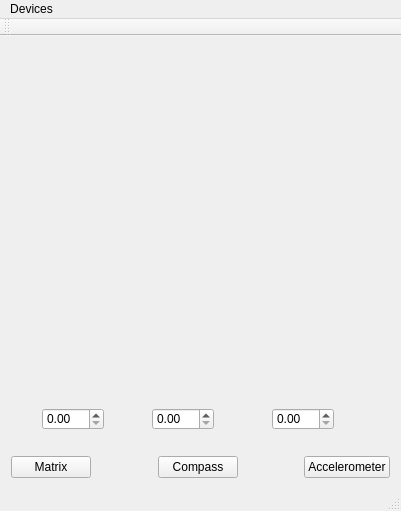
<?xml version="1.0" encoding="UTF-8"?>
<ui version="4.0">
 <class>MainWindowClass</class>
 <widget class="QMainWindow" name="MainWindowClass">
  <property name="geometry">
   <rect>
    <x>0</x>
    <y>0</y>
    <width>401</width>
    <height>511</height>
   </rect>
  </property>
  <property name="windowTitle">
   <string>Micro:bit Controller</string>
  </property>
  <widget class="QWidget" name="centralWidget">
   <layout class="QVBoxLayout" name="verticalLayout_2">
    <item>
     <widget class="QStackedWidget" name="stackedWidget">
      <property name="currentIndex">
       <number>2</number>
      </property>
      <widget class="QWidget" name="matrixPage">
       <layout class="QGridLayout" name="gridLayout">
        <item row="0" column="0">
         <widget class="Matrix" name="matrixWidget" native="true"/>
        </item>
       </layout>
      </widget>
      <widget class="QWidget" name="compassPage">
       <layout class="QVBoxLayout" name="verticalLayout">
        <item>
         <widget class="Compass" name="compassWidget" native="true">
          <widget class="QSlider" name="compassSlider">
           <property name="geometry">
            <rect>
             <x>100</x>
             <y>40</y>
             <width>160</width>
             <height>22</height>
            </rect>
           </property>
           <property name="maximum">
            <number>360</number>
           </property>
           <property name="orientation">
            <enum>Qt::Horizontal</enum>
           </property>
          </widget>
         </widget>
        </item>
       </layout>
      </widget>
      <widget class="QWidget" name="accelerometerPage">
       <layout class="QGridLayout" name="gridLayout_4">
        <item row="0" column="0">
         <widget class="Accelerometer" name="accelerometerWidget" native="true">
          <widget class="QDoubleSpinBox" name="doubleSpinBox">
           <property name="geometry">
            <rect>
             <x>20</x>
             <y>350</y>
             <width>62</width>
             <height>22</height>
            </rect>
           </property>
           <property name="maximum">
            <double>300.000000000000000</double>
           </property>
          </widget>
          <widget class="QDoubleSpinBox" name="doubleSpinBox_2">
           <property name="geometry">
            <rect>
             <x>130</x>
             <y>350</y>
             <width>62</width>
             <height>22</height>
            </rect>
           </property>
           <property name="maximum">
            <double>300.000000000000000</double>
           </property>
          </widget>
          <widget class="QDoubleSpinBox" name="doubleSpinBox_3">
           <property name="geometry">
            <rect>
             <x>250</x>
             <y>350</y>
             <width>62</width>
             <height>22</height>
            </rect>
           </property>
           <property name="maximum">
            <double>300.000000000000000</double>
           </property>
          </widget>
         </widget>
        </item>
       </layout>
      </widget>
     </widget>
    </item>
    <item>
     <layout class="QHBoxLayout" name="horizontalLayout">
      <item>
       <widget class="QPushButton" name="matrixButton">
        <property name="text">
         <string>Matrix</string>
        </property>
       </widget>
      </item>
      <item>
       <spacer name="horizontalSpacer">
        <property name="orientation">
         <enum>Qt::Horizontal</enum>
        </property>
        <property name="sizeHint" stdset="0">
         <size>
          <width>40</width>
          <height>20</height>
         </size>
        </property>
       </spacer>
      </item>
      <item>
       <widget class="QPushButton" name="compassButton">
        <property name="text">
         <string>Compass</string>
        </property>
       </widget>
      </item>
      <item>
       <spacer name="horizontalSpacer_2">
        <property name="orientation">
         <enum>Qt::Horizontal</enum>
        </property>
        <property name="sizeHint" stdset="0">
         <size>
          <width>40</width>
          <height>20</height>
         </size>
        </property>
       </spacer>
      </item>
      <item>
       <widget class="QPushButton" name="accelerometerButton">
        <property name="text">
         <string>Accelerometer</string>
        </property>
       </widget>
      </item>
     </layout>
    </item>
   </layout>
  </widget>
  <widget class="QMenuBar" name="menuBar">
   <property name="geometry">
    <rect>
     <x>0</x>
     <y>0</y>
     <width>401</width>
     <height>21</height>
    </rect>
   </property>
   <widget class="QMenu" name="menuDevices">
    <property name="title">
     <string>Devices</string>
    </property>
    <addaction name="actionMatrix"/>
    <addaction name="actionCompass"/>
    <addaction name="actionAccelerometer"/>
   </widget>
   <addaction name="menuDevices"/>
  </widget>
  <widget class="QToolBar" name="mainToolBar">
   <attribute name="toolBarArea">
    <enum>TopToolBarArea</enum>
   </attribute>
   <attribute name="toolBarBreak">
    <bool>false</bool>
   </attribute>
  </widget>
  <widget class="QStatusBar" name="statusBar"/>
  <action name="actionMatrix">
   <property name="text">
    <string>Matrix</string>
   </property>
  </action>
  <action name="actionCompass">
   <property name="text">
    <string>Compass</string>
   </property>
  </action>
  <action name="actionAccelerometer">
   <property name="text">
    <string>Accelerometer</string>
   </property>
  </action>
  <action name="actionQCustomPlot">
   <property name="text">
    <string>QCustomPlot</string>
   </property>
  </action>
 </widget>
 <layoutdefault spacing="6" margin="11"/>
 <customwidgets>
  <customwidget>
   <class>Matrix</class>
   <extends>QWidget</extends>
   <header>matrix.h</header>
   <container>1</container>
  </customwidget>
  <customwidget>
   <class>Compass</class>
   <extends>QWidget</extends>
   <header>compass.h</header>
   <container>1</container>
  </customwidget>
  <customwidget>
   <class>Accelerometer</class>
   <extends>QWidget</extends>
   <header>accelerometer.h</header>
   <container>1</container>
  </customwidget>
 </customwidgets>
 <resources>
  <include location="mainwindow.qrc"/>
 </resources>
 <connections/>
</ui>
